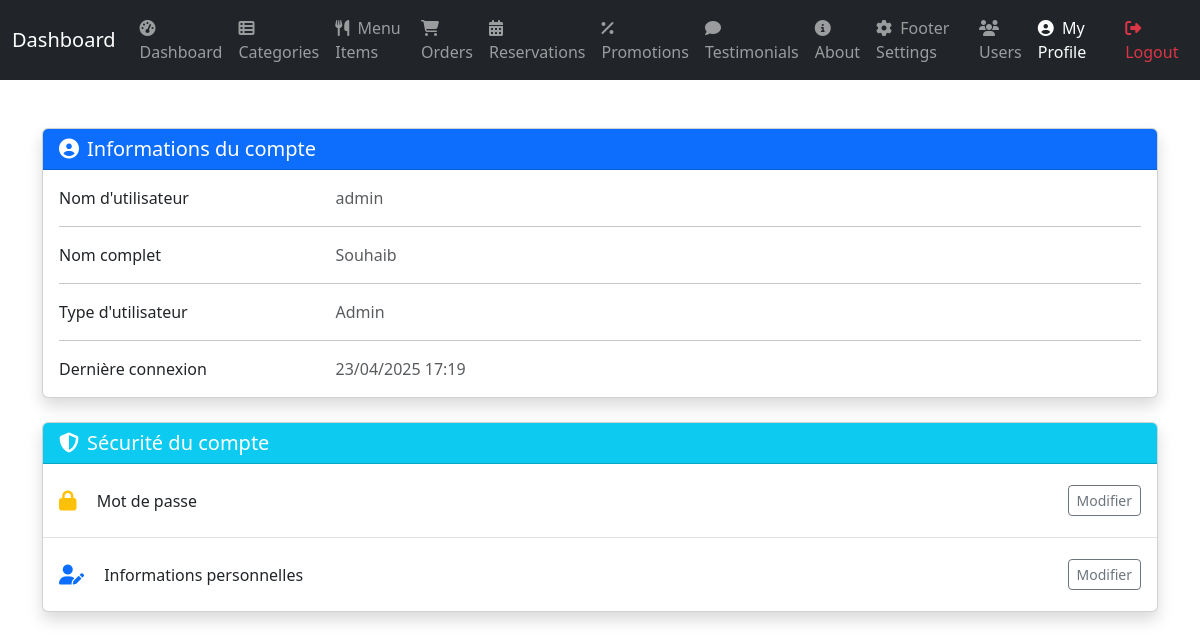
Screenshot of /admin/profile.php (signed in) with the database file from the repository.
### tables this page shows
CREATE TABLE `users` (
  `id` int(11) NOT NULL,
  `username` varchar(50) NOT NULL,
  `password` varchar(255) NOT NULL,
  `type` enum('admin','limited') NOT NULL DEFAULT 'limited',
  `full_name` varchar(255) NOT NULL,
  `created_at` datetime NOT NULL DEFAULT current_timestamp()
);

### admin/profile.php (the view, shortened to what this page needs)
<?php
    require_once 'db.php';
    try {
        $stmt = $pdo->prepare("SELECT username, full_name, type FROM users WHERE id = ?");
        $stmt->execute([$_SESSION['user_id']]);
        $user = $stmt->fetch(PDO::FETCH_ASSOC);
    } catch (Exception $e) {
        $error = 'Erreur lors du chargement du profil : ' . htmlspecialchars($e->getMessage());
        exit;
    }
    include_once 'includes/header.php';
?>
<div class="container py-5">
    <div class="row">
        <div class="col-lg-12">
            <div class="card mb-4 shadow">
                <div class="card-header bg-primary text-white">
                    <h5 class="mb-0"><i class="fas fa-user-circle me-2"></i>Informations du compte</h5>
                </div>
                <div class="card-body">
                    <div class="row">
                        <div class="col-sm-3">
                            <p class="mb-0">Nom d'utilisateur</p>
                        </div>
                        <div class="col-sm-9">
                            <p class="text-muted mb-0"><?php echo htmlspecialchars($user['username']); ?></p>
                        </div>
                    </div>
                    <hr>
                    <div class="row">
                        <div class="col-sm-3">
                            <p class="mb-0">Nom complet</p>
                        </div>
                        <div class="col-sm-9">
                            <p class="text-muted mb-0"><?php echo htmlspecialchars($user['full_name']); ?></p>
                        </div>
                    </div>
                    <hr>
                    <div class="row">
                        <div class="col-sm-3">
                            <p class="mb-0">Type d'utilisateur</p>
                        </div>
                        <div class="col-sm-9">
                            <p class="text-muted mb-0"><?php echo ucfirst(htmlspecialchars($user['type'])); ?></p>
                        </div>
                    </div>
                    <hr>
                    <div class="row">
                        <div class="col-sm-3">
                            <p class="mb-0">Dernière connexion</p>
                        </div>
                        <div class="col-sm-9">
                            <p class="text-muted mb-0"><?php echo date('d/m/Y H:i'); ?></p>
                        </div>
                    </div>
                </div>
            </div>
            <div class="card mb-4 mb-lg-0 shadow">
                <div class="card-header bg-info text-white">
                    <h5 class="mb-0"><i class="fas fa-shield-alt me-2"></i>Sécurité du compte</h5>
                </div>
                <div class="card-body p-0">
                    <ul class="list-group list-group-flush rounded-3">
                        <li class="list-group-item d-flex justify-content-between align-items-center p-3">
                            <div>
                                <i class="fas fa-lock text-warning fa-lg me-3"></i>
                                <span>Mot de passe</span>
                            </div>
                            <button class="btn btn-sm btn-outline-secondary" data-bs-toggle="modal" data-bs-target="#changePasswordModal">
                                Modifier
                            </button>
                        </li>
                        <li class="list-group-item d-flex justify-content-between align-items-center p-3">
                            <div>
                                <i class="fas fa-user-edit text-primary fa-lg me-3"></i>
                                <span>Informations personnelles</span>
                            </div>
                            <button class="btn btn-sm btn-outline-secondary" data-bs-toggle="modal" data-bs-target="#editProfileModal">
                                Modifier
                            </button>
                        </li>
                    </ul>
                </div>
            </div>
        </div>
    </div>
</div>
<?php include_once 'includes/footer.php'; ?>

### admin/css/admin.css (style rules this page uses)
html, body { height: 100%; margin: 0; padding: 0; }
.btn { margin-top: 5px !important; margin-bottom: 5px !important; }

### rows the page displays
users: username "admin", full_name "Souhaib", type "Admin"
